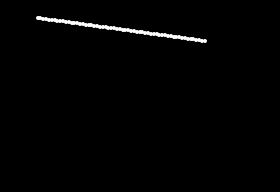
Frame 1 (no input)
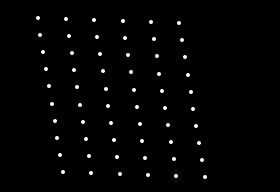
Frame 60 (the mouse pressed at the canvas centre just before this capture)
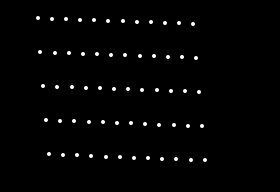
Frame 120 (the mouse held since frame 60 and released just before this capture)

The Processing sketch that drew these frames (run headless with seeded random() and noise(); from frame 60 on, the mouse is pressed at the canvas centre):

// Processing sketch: whitney_columna
// ── whitney_columna.pde
// Transcription of program columnA
// originally prepared by Paul Rother for John Whitney for his book "Digital Harmony"
// ported by Jim Bumgardner

static float deg=PI/180;

float stepstart = 0,
      stepend = 1/60.0,
      xleft = 38, 
      ybottom = 18;

int  npoints = 60, 
     nframes = 30,
     ilength = 170;

void setup()
{
  size(280,192);
  frameRate(10);
  noStroke();
  fill(255);
}

void draw()
{
  background(0); // erase
  float ftime = millis()*.001;
  float step = stepstart + (ftime * (stepend - stepstart));

  for (int point = 0; point < npoints; ++point)
  {
    float x = xleft + ilength * point/(float)npoints;
    float y = ilength * point * step;
    y = ybottom + ( Math.round(y) % ilength );
    ellipse((int) x, (int) y, 4, 4);
    // set((int) x, (int) y, color(255));
  }
}
